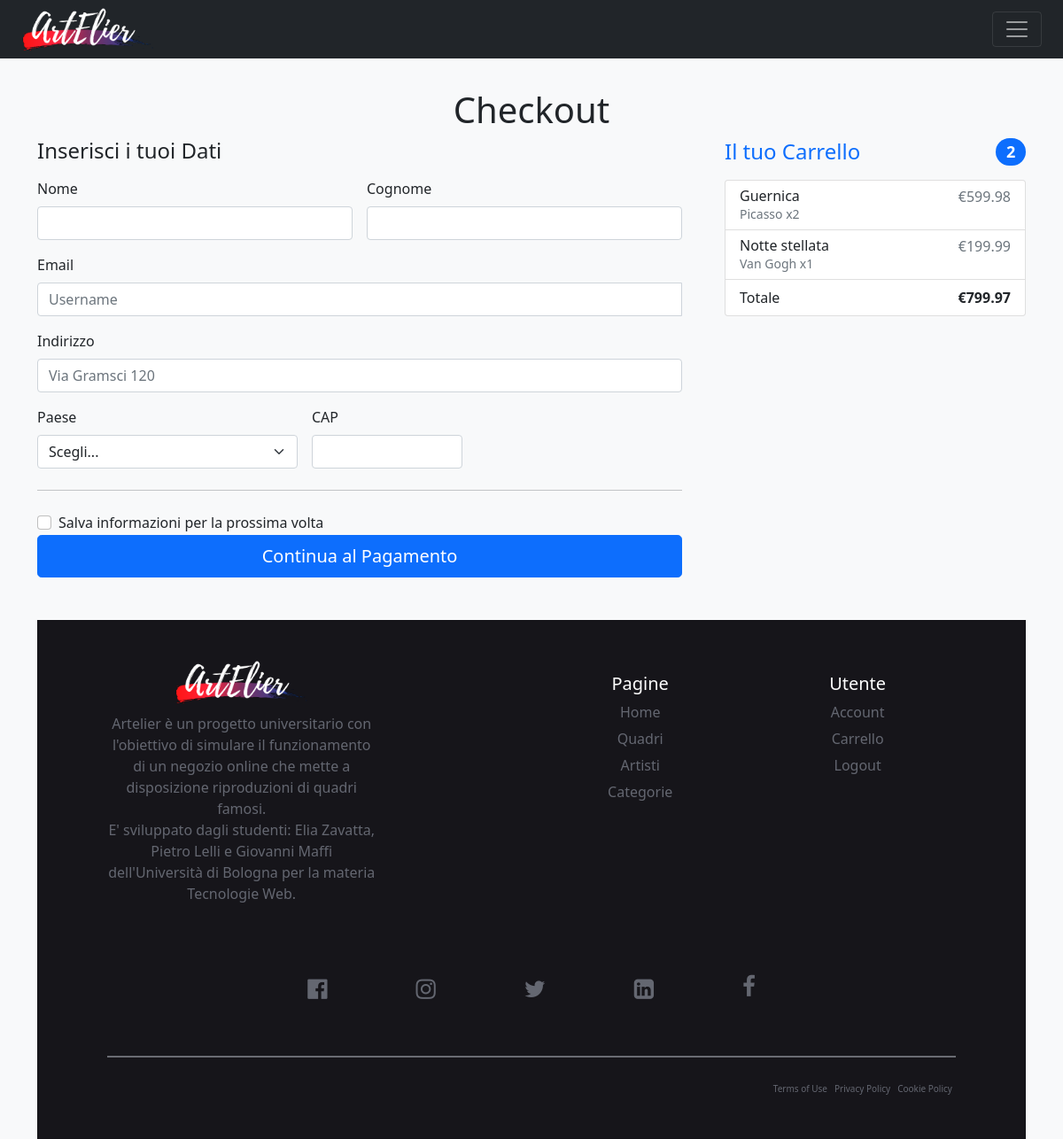
The page /Progetto/Php/archivio-checkout.php (signed in) on the database its author committed.
### tables this page shows
CREATE TABLE Carrello(
	codCarrello int  PRIMARY KEY  AUTO_INCREMENT,
    email varchar(50), 
	titolo varchar(50),
    quantita int,
    FOREIGN KEY(email) REFERENCES Utente(email),
	FOREIGN KEY(titolo) REFERENCES Quadro(titolo)
);

CREATE TABLE Quadro(
    titolo varchar(50) PRIMARY KEY,
    immagine varchar(500),
    dimensione varchar(20),
    artista varchar(50),
    nomeCorrArt varchar(50),
    prezzo float(7,2),
    descrizione varchar(500),
    eliminato tinyint(1),
    codQuadro int,
    quantità int,
    FOREIGN KEY(artista) REFERENCES Artista(cognome),
    FOREIGN KEY(nomeCorrArt) REFERENCES CorrenteArtistica(nomeCorrArt)
);

### Progetto/Php/archivio-checkout.php (called while the page is built)
<?php
require_once 'bootstrap.php';
$templateParams["titolo"] = "ArtElier - Carrello";
$templateParams["carrello"] = $dbh->getCarrello($_SESSION["email"]);
$templateParams["notifiche"] = $dbh->countNotifiche($_SESSION['email']);
require 'template/checkout.php';
?>

### Progetto/Php/database.php (called while the page is built, shortened)
<?php
class DatabaseHelper{
    private $db;
    public function __construct($servername, $username, $password, $dbname, $port){
        $this->db = new mysqli($servername, $username, $password, $dbname, $port);
    }
    public function getQuadroByTitolo($id){
        $query = "SELECT * FROM quadro WHERE titolo=?";
        $stmt = $this->db->prepare($query);
        $stmt->bind_param('s',$id);
        $stmt->execute();
        $result = $stmt->get_result();
        return $result->fetch_all(MYSQLI_ASSOC);
    }
    public function getCarrello($email){
        $query = "SELECT titolo, quantita FROM carrello WHERE email = ?";
        $stmt = $this->db->prepare($query);
        $stmt->bind_param('s',$email);
        $stmt->execute();
        $result = $stmt->get_result();
        return $result->fetch_all(MYSQLI_ASSOC);
    }
    public function countNotifiche($email){
        $query ="SELECT COUNT(*) AS num FROM notifica WHERE email=? AND visualizzato = 0";
        $stmt = $this->db->prepare($query);
        $stmt->bind_param('s',$email);
        $stmt->execute();
        $result = $stmt->get_result();
        return $result->fetch_all(MYSQLI_ASSOC);
    }
}
?>

### Progetto/Php/bootstrap.php (called while the page is built, shortened)
<?php
require_once("utils/function.php");
require_once("database.php");
$dbh = new DatabaseHelper("localhost", "root", "", "artelier",3306);
?>

### Progetto/Php/utils/function.php (called while the page is built, shortened)
<?php
function isUserLoggedIn(){
    return !empty($_SESSION['email']);
}
?>

### Progetto/Php/template/checkout.php (the view, shortened to what this page needs)
<!doctype html>
<html lang="en">
  <head>
	<link href="https://cdn.jsdelivr.net/npm/bootstrap@5.1.3/dist/css/bootstrap.min.css" rel="stylesheet">
  <link rel="stylesheet" href="https://cdnjs.cloudflare.com/ajax/libs/font-awesome/4.7.0/css/font-awesome.min.css">
    <link href="../Css/Checkout.css" rel="stylesheet">
  </head>
  <body class="bg-light">
  <header>
      <div class="container-fluid" style="padding: 0px;">
        <div class="row">
          <div class="col-12">
            <nav class="navbar navbar-dark bg-dark fixed-top">
              <div class="container-fluid">
                <a href="./home2.php"><img src="../Immagini/logobiancocut.png" class="d-block" alt="..." style="margin: 0px; padding: 0px; width: 150px;"></a>
                <button class="navbar-toggler" type="button" data-bs-toggle="offcanvas" data-bs-target="#offcanvasNavbar" aria-controls="offcanvasNavbar">
                  <span class="navbar-toggler-icon"></span>
                </button>
              </div>
            </nav>
          </div>
        </div>
        </header>
<div class="container">
  <main>
    <div class="text-center" style="padding-top: 100px;">
      <h1>Checkout</h2>
    </div>
    <?php $numart=0;?>
    <div class="row g-5">
      <div class="col-md-5 col-lg-4 order-md-last">
        <h4 class="d-flex justify-content-between align-items-center mb-3">
          <span class="text-primary">Il tuo Carrello</span>
          <?php foreach($templateParams["carrello"] as $carrello): ?>
            <?php $numart++;?>
            <?php endforeach; ?>
          <span class="badge bg-primary rounded-pill"><?php echo $numart ?></span>
        </h4>
        <ul class="list-group mb-3">
        <?php $somma=0;?>
        <?php foreach($templateParams["carrello"] as $carrello): ?>
        <?php $templateParams["quadro"] = $dbh->getQuadroByTitolo($carrello["titolo"]);  ?>
          <li class="list-group-item d-flex justify-content-between lh-sm">
            <div>
              <h6 class="my-0"><?php echo $carrello["titolo"] ?></h6>
              <small class="text-muted"><?php echo $templateParams["quadro"][0]["artista"] ?> x<?php echo $carrello["quantita"]?></small>
            </div>
            <?php $totPaziale=(($templateParams["quadro"][0]["prezzo"]) * ($carrello["quantita"]));?>
            <span class="text-muted">€<?php echo $totPaziale ?></span>
          </li>
            <?php $somma = $somma + $totPaziale;?>
            <?php endforeach; ?>
          <li class="list-group-item d-flex justify-content-between">
            <span>Totale</span>
            <strong>€<?php echo $somma?></strong>
          </li>
        </ul>
      </div>
      <div class="col-md-7 col-lg-8">
        <h4 class="mb-3">Inserisci i tuoi Dati</h4>
        <form>
          <div class="row g-3">
            <div class="col-sm-6">
              <label for="firstName" class="form-label">Nome</label>
              <input type="text" class="form-control" id="nome" placeholder="" value="" >
            </div>
            <div class="col-sm-6">
              <label for="lastName" class="form-label">Cognome</label>
              <input type="text" class="form-control" id="cognome" placeholder="" value="" >
            </div>
            <div class="col-12">
              <label for="username" class="form-label">Email</label>
              <div class="input-group">
                <input type="text" class="form-control" id="email" placeholder="Username" >
              </div>
            </div>
            <div class="col-12">
              <label for="address" class="form-label">Indirizzo</label>
              <input type="text" class="form-control" id="indirizzo" placeholder="Via Gramsci 120" >
            </div>
            <div class="col-md-5">
              <label for="country" class="form-label">Paese</label>
              <select class="form-select" id="paese" >
                <option value="">Scegli...</option>
              </select>
            </div>
            <div class="col-md-3">
              <label for="zip" class="form-label">CAP</label>
              <input type="text" class="form-control" id="cap" placeholder="" >
            </div>
          </div>
          <hr class="my-4">
          <div class="form-check">
            <input type="checkbox" class="form-check-input" id="save-info">
            <label class="form-check-label" for="save-info">Salva informazioni per la prossima volta</label>
          </div>
          <a class="text-reset" href="./archivio-pagamento.php"><button type="button" class="w-100 btn btn-primary btn-lg">Continua al Pagamento</button></a>
        </form>
      </div>
    </div>
  </main>
<div id="chisiamo" class="container-fluid mt-5" style="padding: 0px; text-align: center;">
    <div class="card" style="width: 100%;">
        <div class="row mb-4 ">
            <div class="col-md-4 ">
                <div class="footer-text">
                        <a href="./home2.php"> <img src="../Immagini/logobiancocut.png" alt="" style="max-height: 50px; margin-bottom: 10px;"></a>
                    <p class="card-text">Artelier è un progetto universitario con l'obiettivo di simulare il funzionamento di un negozio online che mette a disposizione riproduzioni di quadri famosi.<br>
                      E' sviluppato dagli studenti: Elia Zavatta, Pietro Lelli e Giovanni Maffi dell'Università di Bologna per la materia Tecnologie Web.</p>
                </div>
            </div>
            <div class="col-md-2"></div>
            <div class="col-md-3">
                <h5 class="heading" style="margin-top: 15px;">Pagine</h5>
                <ul>
                  <a href="./home2.php"><li>Home</li></a>
                  <a href="./archivio-quadri.php"><li>Quadri</li></a>
                  <a href="./archivio-artisti.php"><li>Artisti</li></a>
                  <a href="./archivio-Categorie.php"><li>Categorie</li></a>
                </ul>
            </div>
            <div class="col-md-3">
                <h5 class="heading" style="margin-top: 15px;">Utente</h5>
                <ul class="card-text">
                <?php if(isUserLoggedIn()): ?>
                    <a href="./utente2.php"><li>Account</li></a>
                    <a href="./archivio-carrello.php"><li>Carrello</li></a>
                    <a href="./logout.php"><li>Logout</li></a>
                    <?php else: ?>
                      <a href="./login.php"><li>Login</li></a>
                      <a href="./registrazione.php"><li>Registrazione</li></a>
                    <?php endif; ?>
                </ul>
            </div>
        </div>
        <div class="row">
          <div class="col-12">
            <div class="social mt-2 mb-3"> <i class="fa fa-facebook-official fa-lg"></i> <i class="fa fa-instagram fa-lg"></i> <i class="fa fa-twitter fa-lg"></i> <i class="fa fa-linkedin-square fa-lg"></i> <i class="fa fa-facebook"></i> </div>
          </div>
        </div>
        <div class="divider mb-4"> </div>
        <div class="row" style="font-size:10px;">
          <div class="col-md-6 col-sm-6 col-xs-6"></div>
          <div class="col-md-6 col-sm-6 col-xs-6">
            <div class="pull-right mr-4 d-flex policy">
              <div>Terms of Use</div>
              <div>Privacy Policy</div>
              <div>Cookie Policy</div>
            </div>
          </div>
        </div>
      </div>
    </div>
  </body>
</html>

### Progetto/Css/Checkout.css (style rules this page uses)
.card { padding: 4% 7%; color: #646771; background-color: #16151a; border-radius: 0px }
ul { list-style-type: none; margin: 0; padding: 0 }
.card li { margin: 6px; }
hr { border-width: 3px }
.social>i { padding: 5%; font-size: 26px }
.policy>div { padding: 4px }
.divider { border-top: 2px solid rgba(189, 196, 203, 0.5); }
.footer-text > h1, h5 { color: #fff; }
.card a { text-decoration: none; color: #646771; }

### rows shown on the page
carrello: titolo "Guernica", titolo.artista "Picasso", quantita "2", totPaziale "599.98"
carrello: titolo "Notte stellata", titolo.artista "Van Gogh", quantita "1", titolo.prezzo "199.99"

### other values the page prints
$numart "2"
$somma "799.97"
